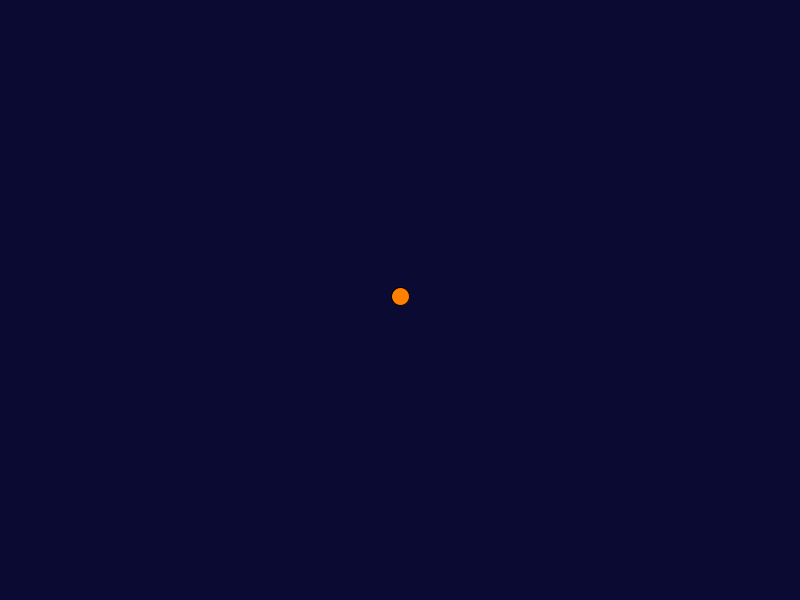
Frame 1 (no input)
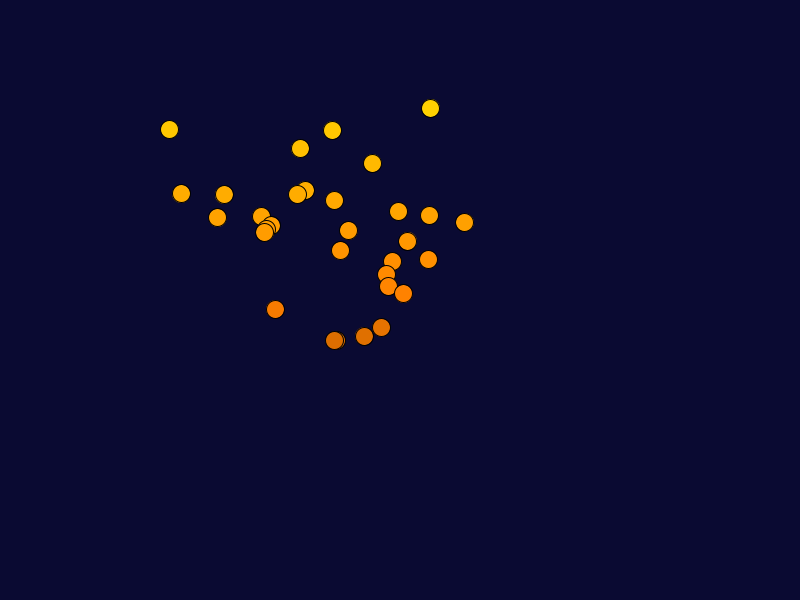
Frame 60 (the mouse pressed at the canvas centre just before this capture)
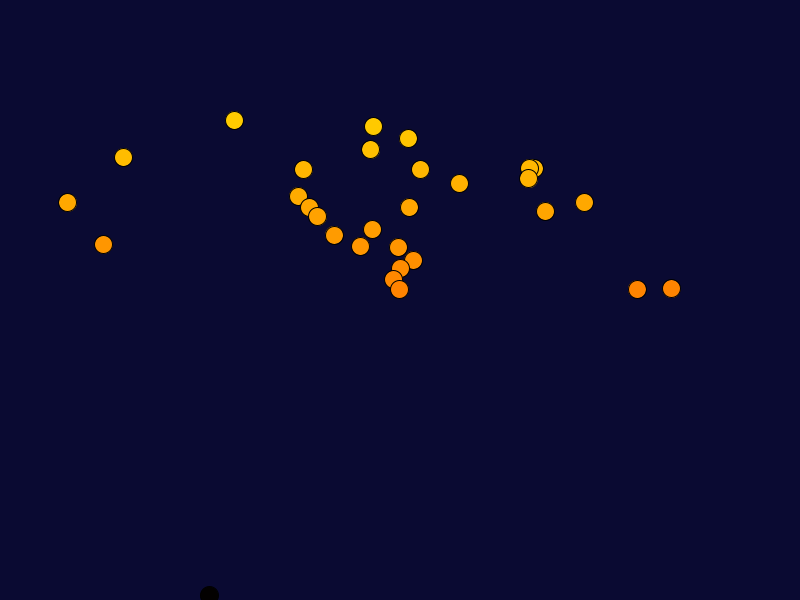
Frame 120 (the mouse held since frame 60 and released just before this capture)

The Processing sketch that drew these frames (run headless with seeded random() and noise(); from frame 60 on, the mouse is pressed at the canvas centre):

// Processing sketch: ParticleSystemExplotion
// ── ParticleSystemExplotion.pde
float ms;                      // millis()
float t;                       // time value that restarts each run
float r = 9;                   // radius
float spawnTimer;              // used together with objPerSeconds
float objPerSeconds = 20;      // how many objects will be spawn per seconds
float velWeight = 3.5;         // the weight of velocity vector
float acceleration = 0.05;     // acceleration y-axis
float wind = -0.015;           // wind
int explodeChance = 6;         // chance of explode in percent
int ballsFromExplosion = 10;   // number of balls spawn from explosion
float maxExplodeTime = 0.8;    // max explodetime in seconds
ArrayList<PhysOb> object;      // array of objects

void setup() {
  size(800, 600);
  object = new ArrayList<PhysOb>();
  object.add(new PhysOb(new PVector(width/2, height/2), false));
  ms = millis();
}

void draw() {
  background(10, 10, 50);
  t = millis()-ms; // resets the timer
  t = t/1000;      // to seonds
  ms = millis();   // stores the ms to next draw
  spawnTimer += t*objPerSeconds;
  
  if(spawnTimer >= 1){  // launch each objPerSeconds
    object.add(new PhysOb(new PVector(width/2, height/2), false)); // creates new object
    spawnTimer = 0;
  }
  
  // loops through all objects on screen
  for(int i = 0; i<object.size(); i++){
    PhysOb obj = object.get(i);
    obj.update();  // movement
    obj.display(); // draw the object
    
    // if the ball should explode and it is time for it to explode
    if(obj.willExplode ==  true && obj.timeToExplode()){
      obj.willExplode = false;  // so it doesn't explode again
      for(int a=0; a<ballsFromExplosion; a++){
        object.add(new PhysOb(new PVector(obj.pos.x, obj.pos.y), true));
      }
    }
    
    // removes the object from the arraylist if its position is under the ground
    if(obj.checkHeight()){
      object.remove(i);
    }
  } 
  
}

class PhysOb  {
  PVector pos;
  PVector vel;
  PVector acc;
  float timeBorn;
  float explosionTime;
  boolean willExplode;
  
  // constructor
  PhysOb (PVector position, boolean createdFromExplosion) {
    float radians, degree;
    acc = new PVector(wind, acceleration);
    if(!createdFromExplosion){         // if its not created from explosion
      degree = random(-135, -45);      // random degree
      willExplode = randomExplode();
      explosionTime = random(0, maxExplodeTime);
      print("\n" + explosionTime);
    } else {                           // if its created from explosion
      degree = random(-180, 180);      // random degree
      willExplode = false;
    }
    radians = degree * PI/180;          // degree to radians
    vel = new PVector(cos(radians), sin(radians));
    vel.mult(velWeight);
    pos = position;
    timeBorn = millis();
  }

  void update() {
    vel.add(acc.mult(1+t));
    pos.add(vel.mult(1+t));
  }

  void display() {
    // color goes from orange to black based on pos.y
    fill( ((height-pos.y)/height/2)*4*255, ((height-pos.y)/height/2)*2*255, 0); 
    ellipse(pos.x, pos.y, r*2, r*2);
  }

  boolean checkHeight() {
    if (pos.y > height+r) {
      return true;
    } else {
      return false;
    }
  }
  
  boolean randomExplode(){
    if(random(0, 100) <= explodeChance){
      return true;
    } else {
      return false;
    }
  }
  
  boolean timeToExplode(){
    if(millis()/1000-timeBorn/1000 > explosionTime){
        return true;
    } else {
      return false;
    }
  }
}


void keyPressed() {
  save("myimage.png");
}
